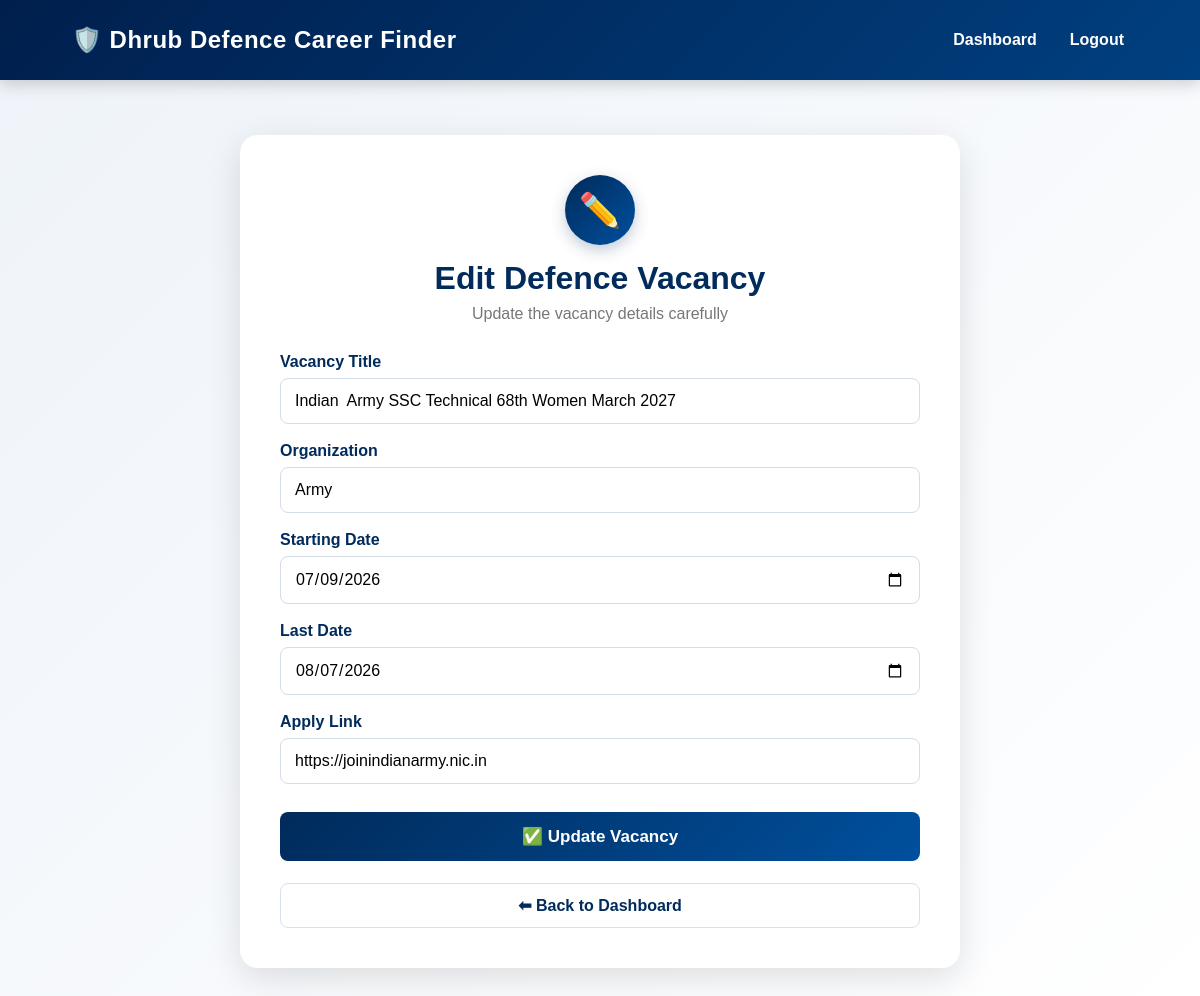
Page /edit-vacancy/3 (signed in) on the committed database.
### tables this page shows
CREATE TABLE notifications(
    id INTEGER PRIMARY KEY AUTOINCREMENT,
    title TEXT NOT NULL,
    organization TEXT NOT NULL,
    start_date TEXT NOT NULL,
    last_date TEXT NOT NULL,
    apply_link TEXT NOT NULL
);

### app.py (the view)
@app.route("/edit-vacancy/<int:id>")
def edit_vacancy(id):
    if "admin" not in session:
        return redirect("/admin")
    conn = sqlite3.connect("defence.db")
    conn.row_factory = sqlite3.Row
    cursor = conn.cursor()
    cursor.execute("SELECT * FROM notifications WHERE id=?", (id,))
    job = cursor.fetchone()
    conn.close()
    return render_template("edit_vacancy.html", job=job)

### templates/edit_vacancy.html (shortened to what this page needs)
<!DOCTYPE html>
<html lang="en">
<head>
    <link rel="stylesheet" href="{{ url_for('static', filename='css/style.css') }}">
</head>
<body>
<nav>
    <div class="logo">
        🛡️ Dhrub Defence Career Finder
    </div>
    <ul>
        <li>
            <a href="/admin-dashboard">Dashboard</a>
        </li>
        <li>
            <a href="/admin-logout">Logout</a>
        </li>
    </ul>
</nav>
<div class="container">
    <div class="icon">
        ✏️
    </div>
    <h1>Edit Defence Vacancy</h1>
    <p class="subtitle">
        Update the vacancy details carefully
    </p>
    <form action="/update-vacancy/{{ job.id }}" method="POST">
        <div class="form-group">
            <label>Vacancy Title</label>
            <input
                type="text"
                name="title"
                value="{{ job.title }}"
                placeholder="Enter vacancy title"
                required>
        </div>
        <div class="form-group">
            <label>Organization</label>
            <input
                type="text"
                name="organization"
                value="{{ job.organization }}"
                placeholder="Example: Army, Navy, Air Force"
                required>
        </div>
        <div class="form-group">
            <label>Starting Date</label>
            <input
                type="date"
                name="start_date"
                value="{{ job.start_date }}"
                required>
        </div>
        <div class="form-group">
            <label>Last Date</label>
            <input
                type="date"
                name="last_date"
                value="{{ job.last_date }}"
                required>
        </div>
        <div class="form-group">
            <label>Apply Link</label>
            <input
                type="url"
                name="apply_link"
                value="{{ job.apply_link }}"
                placeholder="https://example.com"
                required>
        </div>
        <button type="submit">
            ✅ Update Vacancy
        </button>
    </form>
    <a class="back" href="/admin-dashboard">
        ⬅ Back to Dashboard
    </a>
</div>
</body>
</html>

### static/css/style.css (style rules this page uses)
* { margin:0; padding:0; box-sizing:border-box; font-family:Arial, Helvetica, sans-serif; }
html { scroll-behavior:smooth; }
body { background:#f5f7fa; color:#222; overflow-x:hidden; }
nav { width:100%; min-height:80px; background:linear-gradient(135deg,#00152f,#002b5b); display:flex; justify-content:space-between; align-items:center; padding:0 6%; position:sticky; top:0; z-index:1000; box-shadow:0 5px 20px rgba(0,0,0,.25); }
.logo { color:white; font-size:27px; font-weight:800; letter-spacing:.5px; }
nav ul { display:flex; align-items:center; list-style:none; }
nav ul li { margin-left:30px; }
nav ul li a { color:white; text-decoration:none; font-size:16px; font-weight:600; padding:10px 4px; position:relative; transition:.3s; }
nav ul li a::after { content:""; position:absolute; left:0; bottom:0; width:0; height:2px; background:#FFD700; transition:.3s; }

### templates/edit_vacancy.html (style rules this page uses)
body { margin:0; font-family:Arial, sans-serif; background:linear-gradient(135deg,#eef3f9,#ffffff); }
nav { background:linear-gradient(135deg,#001f4d,#004080); color:white; display:flex; justify-content:space-between; align-items:center; padding:16px 6%; box-shadow:0 4px 15px rgba(0,0,0,.18); }
.logo { font-size:24px; font-weight:bold; letter-spacing:.5px; }
nav ul { display:flex; list-style:none; margin:0; padding:0; }
nav ul li { margin-left:25px; }
nav ul li a { color:white; text-decoration:none; font-weight:bold; transition:.3s; }
.container { width:90%; max-width:720px; margin:55px auto; background:white; padding:40px; border-radius:18px; box-shadow:0 10px 35px rgba(0,0,0,.12); box-sizing:border-box; }
.icon { width:70px; height:70px; margin:0 auto 15px; background:linear-gradient(135deg,#002b5b,#00509e); border-radius:50%; display:flex; align-items:center; justify-content:center; font-size:34px; box-shadow:0 5px 15px rgba(0,43,91,.25); }
h1 { color:#002b5b; text-align:center; margin-bottom:8px; }
.subtitle { text-align:center; color:#777; margin-bottom:30px; }
.form-group { margin-bottom:18px; }
label { display:block; margin-bottom:7px; font-weight:bold; color:#002b5b; }
input { width:100%; padding:13px 14px; border:1px solid #d4dce8; border-radius:8px; font-size:16px; box-sizing:border-box; outline:none; transition:.3s; }
button { width:100%; padding:14px; margin-top:10px; background:linear-gradient(135deg,#002b5b,#00509e); color:white; border:none; border-radius:8px; font-size:17px; font-weight:bold; cursor:pointer; transition:.3s; }
.back { display:block; text-align:center; margin-top:22px; padding:12px; text-decoration:none; color:#002b5b; font-weight:bold; border:1px solid #d7e0ec; border-radius:8px; transition:.3s; }

### rows in the picture
notifications: title "Indian Army SSC Technical 68th Women March 2027", organization "Army", start_date "07/09/2026", last_date "08/07/2026", apply_link "https://joinindianarmy.nic.in"
